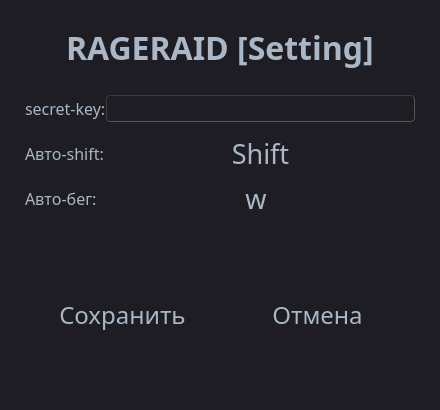
<?xml version="1.0" encoding="UTF-8"?>
<ui version="4.0">
 <class>Form</class>
 <widget class="QWidget" name="Form">
  <property name="geometry">
   <rect>
    <x>0</x>
    <y>0</y>
    <width>440</width>
    <height>410</height>
   </rect>
  </property>
  <property name="sizePolicy">
   <sizepolicy hsizetype="Fixed" vsizetype="Fixed">
    <horstretch>0</horstretch>
    <verstretch>0</verstretch>
   </sizepolicy>
  </property>
  <property name="minimumSize">
   <size>
    <width>440</width>
    <height>410</height>
   </size>
  </property>
  <property name="font">
   <font>
    <family>Feature Mono</family>
    <pointsize>12</pointsize>
   </font>
  </property>
  <property name="windowTitle">
   <string>RAGERAID [Setting]</string>
  </property>
  <property name="styleSheet">
   <string notr="true">/*
Material Dark Style Sheet for QT Applications
Author: Jaime A. Quiroga P.
Inspired on https://github.com/jxfwinter/qt-material-stylesheet
Company: GTRONICK
Last updated: 04/12/2018, 15:00.
Available at: https://github.com/GTRONICK/QSS/blob/master/MaterialDark.qss
*/
QMainWindow {
	background-color:#1e1d23;
}
QWidget {
	background-color:#1e1d23;
}
QDialog {
	background-color:#1e1d23;
}
QColorDialog {
	background-color:#1e1d23;
}
QTextEdit {
	background-color:#1e1d23;
	color: #a9b7c6;
}
QPlainTextEdit {
	selection-background-color:#007b50;
	background-color:#1e1d23;
	border-style: solid;
	border-top-color: transparent;
	border-right-color: transparent;
	border-left-color: transparent;
	border-bottom-color: transparent;
	border-width: 1px;
	color: #a9b7c6;
}
QPushButton{
	border-style: solid;
	border-top-color: transparent;
	border-right-color: transparent;
	border-left-color: transparent;
	border-bottom-color: transparent;
	border-width: 1px;
	border-style: solid;
	color: #a9b7c6;
	padding: 2px;
	background-color: #1e1d23;
}
QPushButton::default{
	border-style: inset;
	border-top-color: transparent;
	border-right-color: transparent;
	border-left-color: transparent;
	border-bottom-color: #04b97f;
	border-width: 1px;
	color: #a9b7c6;
	padding: 2px;
	background-color: #1e1d23;
}
QToolButton {
	border-style: solid;
	border-top-color: transparent;
	border-right-color: transparent;
	border-left-color: transparent;
	border-bottom-color: #04b97f;
	border-bottom-width: 1px;
	border-style: solid;
	color: #a9b7c6;
	padding: 2px;
	background-color: #1e1d23;
}
QToolButton:hover{
	border-style: solid;
	border-top-color: transparent;
	border-right-color: transparent;
	border-left-color: transparent;
	border-bottom-color: #37efba;
	border-bottom-width: 2px;
	border-style: solid;
	color: #FFFFFF;
	padding-bottom: 1px;
	background-color: #1e1d23;
}
QPushButton:hover{
	border-style: solid;
	border-top-color: transparent;
	border-right-color: transparent;
	border-left-color: transparent;
	border-bottom-color: #37efba;
	border-bottom-width: 1px;
	border-style: solid;
	color: #FFFFFF;
	padding-bottom: 2px;
	background-color: #1e1d23;
}
QPushButton:pressed{
	border-style: solid;
	border-top-color: transparent;
	border-right-color: transparent;
	border-left-color: transparent;
	border-bottom-color: #37efba;
	border-bottom-width: 2px;
	border-style: solid;
	color: #37efba;
	padding-bottom: 1px;
	background-color: #1e1d23;
}
QPushButton:disabled{
	border-style: solid;
	border-top-color: transparent;
	border-right-color: transparent;
	border-left-color: transparent;
	border-bottom-color: #808086;
	border-bottom-width: 2px;
	border-style: solid;
	color: #808086;
	padding-bottom: 1px;
	background-color: #1e1d23;
}
QLineEdit {
	border-width: 1px; border-radius: 4px;
	border-color: rgb(58, 58, 58);
	border-style: inset;
	padding: 0 8px;
	color: #a9b7c6;
	background:#1e1d23;
	selection-background-color:#007b50;
	selection-color: #FFFFFF;
}
QLabel {
	color: #a9b7c6;
}
QLCDNumber {
	color: #37e6b4;
}
QProgressBar {
	text-align: center;
	color: rgb(240, 240, 240);
	border-width: 1px; 
	border-radius: 10px;
	border-color: rgb(58, 58, 58);
	border-style: inset;
	background-color:#1e1d23;
}
QProgressBar::chunk {
	background-color: #04b97f;
	border-radius: 5px;
}
QMenuBar {
	background-color: #1e1d23;
}
QMenuBar::item {
	color: #a9b7c6;
  	spacing: 3px;
  	padding: 1px 4px;
  	background: #1e1d23;
}

QMenuBar::item:selected {
  	background:#1e1d23;
	color: #FFFFFF;
}
QMenu::item:selected {
	border-style: solid;
	border-top-color: transparent;
	border-right-color: transparent;
	border-left-color: #04b97f;
	border-bottom-color: transparent;
	border-left-width: 2px;
	color: #FFFFFF;
	padding-left:15px;
	padding-top:4px;
	padding-bottom:4px;
	padding-right:7px;
	background-color: #1e1d23;
}
QMenu::item {
	border-style: solid;
	border-top-color: transparent;
	border-right-color: transparent;
	border-left-color: transparent;
	border-bottom-color: transparent;
	border-bottom-width: 1px;
	border-style: solid;
	color: #a9b7c6;
	padding-left:17px;
	padding-top:4px;
	padding-bottom:4px;
	padding-right:7px;
	background-color: #1e1d23;
}
QMenu{
	background-color:#1e1d23;
}
QTabWidget {
	color:rgb(0,0,0);
	background-color:#1e1d23;
}
QTabWidget::pane {
		border-color: rgb(77,77,77);
		background-color:#1e1d23;
		border-style: solid;
		border-width: 1px;
    	border-radius: 6px;
}
QTabBar::tab {
	border-style: solid;
	border-top-color: transparent;
	border-right-color: transparent;
	border-left-color: transparent;
	border-bottom-color: transparent;
	border-bottom-width: 1px;
	border-style: solid;
	color: #808086;
	padding: 3px;
	margin-left:3px;
	background-color: #1e1d23;
}
QTabBar::tab:selected, QTabBar::tab:last:selected, QTabBar::tab:hover {
  	border-style: solid;
	border-top-color: transparent;
	border-right-color: transparent;
	border-left-color: transparent;
	border-bottom-color: #04b97f;
	border-bottom-width: 2px;
	border-style: solid;
	color: #FFFFFF;
	padding-left: 3px;
	padding-bottom: 2px;
	margin-left:3px;
	background-color: #1e1d23;
}

QCheckBox {
	color: #a9b7c6;
	padding: 2px;
}
QCheckBox:disabled {
	color: #808086;
	padding: 2px;
}

QCheckBox:hover {
	border-radius:4px;
	border-style:solid;
	padding-left: 1px;
	padding-right: 1px;
	padding-bottom: 1px;
	padding-top: 1px;
	border-width:1px;
	border-color: rgb(87, 97, 106);
	background-color:#1e1d23;
}
QCheckBox::indicator:checked {

	height: 10px;
	width: 10px;
	border-style:solid;
	border-width: 1px;
	border-color: #04b97f;
	color: #a9b7c6;
	background-color: #04b97f;
}
QCheckBox::indicator:unchecked {

	height: 10px;
	width: 10px;
	border-style:solid;
	border-width: 1px;
	border-color: #04b97f;
	color: #a9b7c6;
	background-color: transparent;
}
QRadioButton {
	color: #a9b7c6;
	background-color: #1e1d23;
	padding: 1px;
}
QRadioButton::indicator:checked {
	height: 10px;
	width: 10px;
	border-style:solid;
	border-radius:5px;
	border-width: 1px;
	border-color: #04b97f;
	color: #a9b7c6;
	background-color: #04b97f;
}
QRadioButton::indicator:!checked {
	height: 10px;
	width: 10px;
	border-style:solid;
	border-radius:5px;
	border-width: 1px;
	border-color: #04b97f;
	color: #a9b7c6;
	background-color: transparent;
}
QStatusBar {
	color:#027f7f;
}
QSpinBox {
	color: #a9b7c6;	
	background-color: #1e1d23;
}
QDoubleSpinBox {
	color: #a9b7c6;	
	background-color: #1e1d23;
}
QTimeEdit {
	color: #a9b7c6;	
	background-color: #1e1d23;
}
QDateTimeEdit {
	color: #a9b7c6;	
	background-color: #1e1d23;
}
QDateEdit {
	color: #a9b7c6;	
	background-color: #1e1d23;
}
QComboBox {
	color: #a9b7c6;	
	background: #1e1d23;
}
QComboBox:editable {
	background: #1e1d23;
	color: #a9b7c6;
	selection-background-color: #1e1d23;
}
QComboBox QAbstractItemView {
	color: #a9b7c6;	
	background: #1e1d23;
	selection-color: #FFFFFF;
	selection-background-color: #1e1d23;
}
QComboBox:!editable:on, QComboBox::drop-down:editable:on {
	color: #a9b7c6;	
	background: #1e1d23;
}
QFontComboBox {
	color: #a9b7c6;	
	background-color: #1e1d23;
}
QToolBox {
	color: #a9b7c6;
	background-color: #1e1d23;
}
QToolBox::tab {
	color: #a9b7c6;
	background-color: #1e1d23;
}
QToolBox::tab:selected {
	color: #FFFFFF;
	background-color: #1e1d23;
}
QScrollArea {
	color: #FFFFFF;
	background-color: #1e1d23;
}
QSlider::groove:horizontal {
	height: 5px;
	background: #04b97f;
}
QSlider::groove:vertical {
	width: 5px;
	background: #04b97f;
}
QSlider::handle:horizontal {
	background: qlineargradient(x1:0, y1:0, x2:1, y2:1, stop:0 #b4b4b4, stop:1 #8f8f8f);
	border: 1px solid #5c5c5c;
	width: 14px;
	margin: -5px 0;
	border-radius: 7px;
}
QSlider::handle:vertical {
	background: qlineargradient(x1:1, y1:1, x2:0, y2:0, stop:0 #b4b4b4, stop:1 #8f8f8f);
	border: 1px solid #5c5c5c;
	height: 14px;
	margin: 0 -5px;
	border-radius: 7px;
}
QSlider::add-page:horizontal {
    background: white;
}
QSlider::add-page:vertical {
    background: white;
}
QSlider::sub-page:horizontal {
    background: #04b97f;
}
QSlider::sub-page:vertical {
    background: #04b97f;
}</string>
  </property>
  <layout class="QVBoxLayout" name="verticalLayout_2">
   <property name="spacing">
    <number>0</number>
   </property>
   <property name="leftMargin">
    <number>0</number>
   </property>
   <property name="topMargin">
    <number>0</number>
   </property>
   <property name="rightMargin">
    <number>0</number>
   </property>
   <property name="bottomMargin">
    <number>0</number>
   </property>
   <item>
    <layout class="QVBoxLayout" name="verticalLayout">
     <property name="spacing">
      <number>25</number>
     </property>
     <property name="sizeConstraint">
      <enum>QLayout::SetDefaultConstraint</enum>
     </property>
     <item>
      <layout class="QHBoxLayout" name="horizontalLayout">
       <property name="spacing">
        <number>0</number>
       </property>
       <property name="leftMargin">
        <number>25</number>
       </property>
       <property name="topMargin">
        <number>25</number>
       </property>
       <property name="rightMargin">
        <number>25</number>
       </property>
       <item>
        <widget class="QLabel" name="label">
         <property name="sizePolicy">
          <sizepolicy hsizetype="Maximum" vsizetype="Maximum">
           <horstretch>0</horstretch>
           <verstretch>0</verstretch>
          </sizepolicy>
         </property>
         <property name="font">
          <font>
           <family>Feature Mono Bold</family>
           <pointsize>24</pointsize>
           <weight>75</weight>
           <bold>true</bold>
          </font>
         </property>
         <property name="text">
          <string>RAGERAID [Setting]</string>
         </property>
        </widget>
       </item>
      </layout>
     </item>
     <item>
      <layout class="QVBoxLayout" name="verticalLayout_3">
       <property name="spacing">
        <number>10</number>
       </property>
       <property name="leftMargin">
        <number>25</number>
       </property>
       <property name="rightMargin">
        <number>25</number>
       </property>
       <item>
        <layout class="QHBoxLayout" name="horizontalLayout_4">
         <property name="spacing">
          <number>0</number>
         </property>
         <item>
          <widget class="QLabel" name="label_2">
           <property name="sizePolicy">
            <sizepolicy hsizetype="Maximum" vsizetype="Maximum">
             <horstretch>0</horstretch>
             <verstretch>0</verstretch>
            </sizepolicy>
           </property>
           <property name="font">
            <font>
             <family>Feature Mono Light</family>
             <pointsize>12</pointsize>
            </font>
           </property>
           <property name="text">
            <string>secret-key:</string>
           </property>
          </widget>
         </item>
         <item>
          <widget class="QLineEdit" name="secret_key_input">
           <property name="sizePolicy">
            <sizepolicy hsizetype="Expanding" vsizetype="Maximum">
             <horstretch>0</horstretch>
             <verstretch>0</verstretch>
            </sizepolicy>
           </property>
           <property name="font">
            <font>
             <family>Feature Mono Bold</family>
             <pointsize>12</pointsize>
             <weight>75</weight>
             <bold>true</bold>
            </font>
           </property>
           <property name="text">
            <string/>
           </property>
          </widget>
         </item>
        </layout>
       </item>
       <item>
        <layout class="QVBoxLayout" name="verticalLayout_5">
         <property name="spacing">
          <number>2</number>
         </property>
         <property name="sizeConstraint">
          <enum>QLayout::SetDefaultConstraint</enum>
         </property>
         <item>
          <layout class="QHBoxLayout" name="horizontalLayout_7">
           <item>
            <widget class="QLabel" name="label_3">
             <property name="sizePolicy">
              <sizepolicy hsizetype="Maximum" vsizetype="Maximum">
               <horstretch>0</horstretch>
               <verstretch>0</verstretch>
              </sizepolicy>
             </property>
             <property name="font">
              <font>
               <family>Feature Mono Light</family>
               <pointsize>12</pointsize>
              </font>
             </property>
             <property name="text">
              <string>Авто-shift:</string>
             </property>
            </widget>
           </item>
           <item>
            <widget class="QPushButton" name="auto_shift_key_btn">
             <property name="font">
              <font>
               <family>Feature Mono Light</family>
               <pointsize>20</pointsize>
              </font>
             </property>
             <property name="text">
              <string>Shift</string>
             </property>
            </widget>
           </item>
          </layout>
         </item>
         <item>
          <layout class="QHBoxLayout" name="horizontalLayout_5">
           <property name="spacing">
            <number>0</number>
           </property>
           <item>
            <widget class="QLabel" name="label_4">
             <property name="sizePolicy">
              <sizepolicy hsizetype="Maximum" vsizetype="Maximum">
               <horstretch>0</horstretch>
               <verstretch>0</verstretch>
              </sizepolicy>
             </property>
             <property name="font">
              <font>
               <family>Feature Mono Light</family>
               <pointsize>12</pointsize>
              </font>
             </property>
             <property name="text">
              <string>Авто-бег:</string>
             </property>
            </widget>
           </item>
           <item>
            <widget class="QPushButton" name="auto_run_key_btn">
             <property name="font">
              <font>
               <family>Feature Mono Light</family>
               <pointsize>20</pointsize>
              </font>
             </property>
             <property name="text">
              <string>w</string>
             </property>
            </widget>
           </item>
          </layout>
         </item>
        </layout>
       </item>
      </layout>
     </item>
     <item>
      <layout class="QHBoxLayout" name="horizontalLayout_3">
       <property name="spacing">
        <number>0</number>
       </property>
       <property name="leftMargin">
        <number>25</number>
       </property>
       <property name="rightMargin">
        <number>25</number>
       </property>
       <property name="bottomMargin">
        <number>25</number>
       </property>
       <item>
        <widget class="QPushButton" name="save_btn">
         <property name="sizePolicy">
          <sizepolicy hsizetype="Preferred" vsizetype="Preferred">
           <horstretch>0</horstretch>
           <verstretch>0</verstretch>
          </sizepolicy>
         </property>
         <property name="font">
          <font>
           <family>Feature Mono Medium</family>
           <pointsize>18</pointsize>
          </font>
         </property>
         <property name="cursor">
          <cursorShape>ArrowCursor</cursorShape>
         </property>
         <property name="text">
          <string>Сохранить</string>
         </property>
        </widget>
       </item>
       <item>
        <widget class="QPushButton" name="cancel_btn">
         <property name="sizePolicy">
          <sizepolicy hsizetype="Preferred" vsizetype="Preferred">
           <horstretch>0</horstretch>
           <verstretch>0</verstretch>
          </sizepolicy>
         </property>
         <property name="font">
          <font>
           <family>Feature Mono Medium</family>
           <pointsize>18</pointsize>
          </font>
         </property>
         <property name="text">
          <string>Отмена</string>
         </property>
        </widget>
       </item>
      </layout>
     </item>
    </layout>
   </item>
  </layout>
 </widget>
 <resources/>
 <connections/>
</ui>
